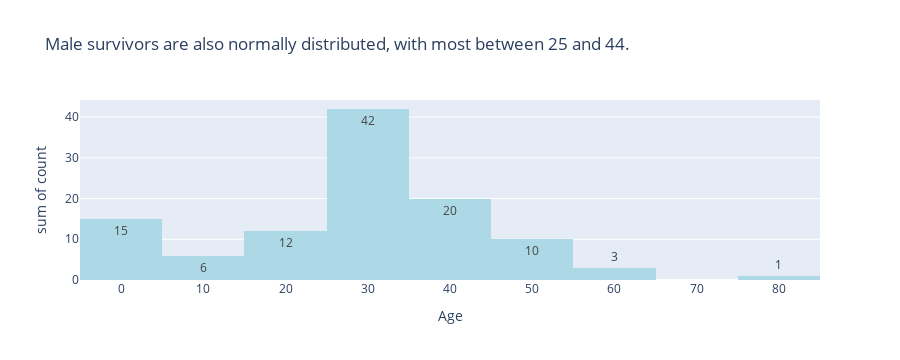

The notebook cell this image was saved under:
### Code cell
# What's the age composition among males?
survivor_males = survivors[survivors['Sex']=='male']
survivor_males_age_count = survivor_males['Age'].value_counts().reset_index()
px.histogram(survivor_males_age_count,x='Age',y='count',text_auto=True,color_discrete_sequence=['lightblue'],title='Male survivors are also normally distributed, with most between 25 and 44.')

### Figure 1 — Plotly figure (JSON) as saved in the notebook; plotly's stock layout.template omitted (floating-point values rounded to 4 significant figures)
{"data": [{"alignmentgroup": "True", "bingroup": "x", "histfunc": "sum", "hovertemplate": "Age=%{x}<br>sum of count=%{y}<extra></extra>", "legendgroup": "", "marker": {"color": "lightblue", "pattern": {"shape": ""}}, "name": "", "offsetgroup": "", "orientation": "v", "showlegend": false, "texttemplate": "%{value}", "type": "histogram", "x": [25, 32, 40, 27, 36, 3, 30, 1, 48, 35, 20, 42, 31, 26, 29, 45, 9, 28, 49, 4, 0.83, 34, 19, 11, 80, 56, 0.42, 50, 60, 0.67, 62, 17, 6, 22, 2, 8, 52, 44, 39, 21, 0.92, 37, 38, 16, 18, 24, 12, 23, 51], "xaxis": "x", "y": [13, 7, 6, 6, 4, 4, 3, 3, 3, 3, 3, 3, 3, 3, 3, 2, 2, 2, 2, 2, 2, 2, 2, 1, 1, 1, 1, 1, 1, 1, 1, 1, 1, 1, 1, 1, 1, 1, 1, 1, 1, 1, 1, 1, 1, 1, 1, 1, 1], "yaxis": "y"}], "layout": {"barmode": "relative", "height": 360, "legend": {"tracegroupgap": 0}, "title": {"text": "Male survivors are also normally distributed, with most between 25 and 44."}, "xaxis": {"anchor": "y", "autorange": true, "domain": [0, 1], "range": [-5, 85], "title": {"text": "Age"}, "type": "linear"}, "yaxis": {"anchor": "x", "autorange": true, "domain": [0, 1], "range": [0, 44.21], "title": {"text": "sum of count"}, "type": "linear"}}}
